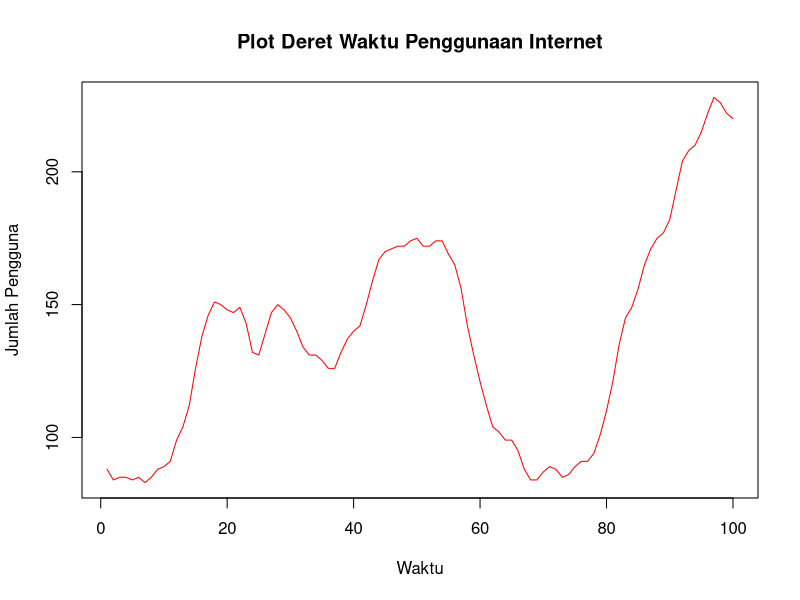
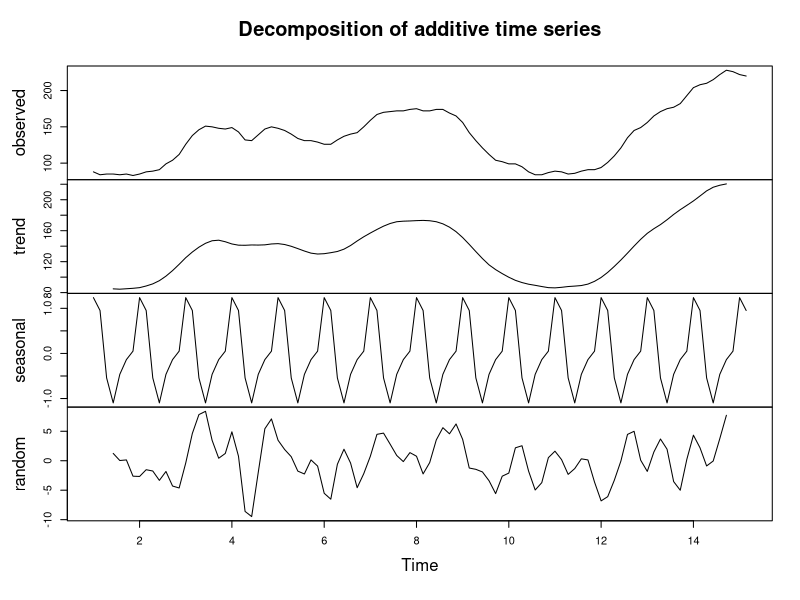

Generate these figures, in order, with R:
## ---- chunk 1
data(WWWusage)
summary(WWWusage)

## ---- chunk 2
plot(WWWusage, 
     main = "Plot Deret Waktu Penggunaan Internet", 
     xlab = "Waktu", 
     ylab = "Jumlah Pengguna", 
     col = "red")

## ---- chunk 3
# mengubah dataset ke time series dengan frekuensi 7 (mengansumsikan data mingguan)
konvers_ts <- ts(WWWusage, frequency = 7)

# Dekomposisi dengan metode aditif
hasil_dekomposisi <- decompose(konvers_ts, type = "additive")

## ---- chunk 4
plot(hasil_dekomposisi)

